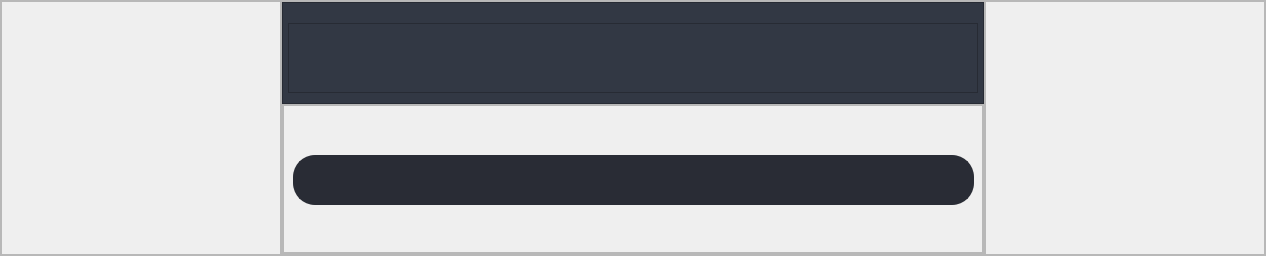
               <widget class="QWidget" name="conversation_page">
                <layout class="QVBoxLayout" name="verticalLayout_7">
                 <property name="spacing">
                  <number>0</number>
                 </property>
                 <property name="leftMargin">
                  <number>0</number>
                 </property>
                 <property name="topMargin">
                  <number>0</number>
                 </property>
                 <property name="rightMargin">
                  <number>0</number>
                 </property>
                 <property name="bottomMargin">
                  <number>0</number>
                 </property>
                 <item>
                  <widget class="QFrame" name="frame">
                   <property name="frameShape">
                    <enum>QFrame::StyledPanel</enum>
                   </property>
                   <property name="frameShadow">
                    <enum>QFrame::Raised</enum>
                   </property>
                   <layout class="QHBoxLayout" name="horizontalLayout_33">
                    <property name="spacing">
                     <number>0</number>
                    </property>
                    <property name="leftMargin">
                     <number>0</number>
                    </property>
                    <property name="topMargin">
                     <number>0</number>
                    </property>
                    <property name="rightMargin">
                     <number>0</number>
                    </property>
                    <property name="bottomMargin">
                     <number>0</number>
                    </property>
                    <item>
                     <widget class="QFrame" name="frame_46">
                      <property name="minimumSize">
                       <size>
                        <width>280</width>
                        <height>0</height>
                       </size>
                      </property>
                      <property name="maximumSize">
                       <size>
                        <width>400</width>
                        <height>16777215</height>
                       </size>
                      </property>
                      <property name="frameShape">
                       <enum>QFrame::StyledPanel</enum>
                      </property>
                      <property name="frameShadow">
                       <enum>QFrame::Raised</enum>
                      </property>
                     </widget>
                    </item>
                    <item>
                     <widget class="QFrame" name="frame_45">
                      <property name="minimumSize">
                       <size>
                        <width>700</width>
                        <height>0</height>
                       </size>
                      </property>
                      <property name="maximumSize">
                       <size>
                        <width>1100</width>
                        <height>16777215</height>
                       </size>
                      </property>
                      <property name="frameShape">
                       <enum>QFrame::StyledPanel</enum>
                      </property>
                      <property name="frameShadow">
                       <enum>QFrame::Raised</enum>
                      </property>
                      <layout class="QVBoxLayout" name="verticalLayout_18">
                       <property name="spacing">
                        <number>0</number>
                       </property>
                       <property name="leftMargin">
                        <number>0</number>
                       </property>
                       <property name="topMargin">
                        <number>0</number>
                       </property>
                       <property name="rightMargin">
                        <number>0</number>
                       </property>
                       <property name="bottomMargin">
                        <number>0</number>
                       </property>
                       <item>
                        <widget class="QFrame" name="frame_58">
                         <property name="maximumSize">
                          <size>
                           <width>16777215</width>
                           <height>16777215</height>
                          </size>
                         </property>
                         <property name="styleSheet">
                          <string notr="true">background-color: rgb(50, 56, 68);</string>
                         </property>
                         <property name="frameShape">
                          <enum>QFrame::StyledPanel</enum>
                         </property>
                         <property name="frameShadow">
                          <enum>QFrame::Raised</enum>
                         </property>
                         <layout class="QVBoxLayout" name="verticalLayout_19">
                          <property name="leftMargin">
                           <number>5</number>
                          </property>
                          <property name="topMargin">
                           <number>20</number>
                          </property>
                          <property name="rightMargin">
                           <number>5</number>
                          </property>
                          <property name="bottomMargin">
                           <number>10</number>
                          </property>
                          <item>
                           <widget class="QScrollArea" name="scrollArea">
                            <property name="widgetResizable">
                             <bool>true</bool>
                            </property>
                            <widget class="QWidget" name="scrollAreaWidgetContents">
                             <property name="geometry">
                              <rect>
                               <x>0</x>
                               <y>0</y>
                               <width>735</width>
                               <height>539</height>
                              </rect>
                             </property>
                            </widget>
                           </widget>
                          </item>
                         </layout>
                        </widget>
                       </item>
                       <item>
                        <widget class="QFrame" name="frame_2">
                         <property name="minimumSize">
                          <size>
                           <width>0</width>
                           <height>150</height>
                          </size>
                         </property>
                         <property name="maximumSize">
                          <size>
                           <width>16777215</width>
                           <height>150</height>
                          </size>
                         </property>
                         <property name="frameShape">
                          <enum>QFrame::StyledPanel</enum>
                         </property>
                         <property name="frameShadow">
                          <enum>QFrame::Raised</enum>
                         </property>
                         <layout class="QHBoxLayout" name="horizontalLayout_34">
                          <property name="spacing">
                           <number>0</number>
                          </property>
                          <property name="leftMargin">
                           <number>0</number>
                          </property>
                          <property name="topMargin">
                           <number>0</number>
                          </property>
                          <property name="rightMargin">
                           <number>0</number>
                          </property>
                          <property name="bottomMargin">
                           <number>0</number>
                          </property>
                          <item>
                           <widget class="QFrame" name="frame_59">
                            <property name="frameShape">
                             <enum>QFrame::StyledPanel</enum>
                            </property>
                            <property name="frameShadow">
                             <enum>QFrame::Raised</enum>
                            </property>
                           </widget>
                          </item>
                          <item>
                           <widget class="QFrame" name="frame_60">
                            <property name="minimumSize">
                             <size>
                              <width>700</width>
                              <height>0</height>
                             </size>
                            </property>
                            <property name="frameShape">
                             <enum>QFrame::StyledPanel</enum>
                            </property>
                            <property name="frameShadow">
                             <enum>QFrame::Raised</enum>
                            </property>
                            <widget class="StickyButton" name="addButton_2">
                             <property name="geometry">
                              <rect>
                               <x>10</x>
                               <y>50</y>
                               <width>51</width>
                               <height>45</height>
                              </rect>
                             </property>
                             <property name="minimumSize">
                              <size>
                               <width>0</width>
                               <height>45</height>
                              </size>
                             </property>
                             <property name="maximumSize">
                              <size>
                               <width>160</width>
                               <height>16777215</height>
                              </size>
                             </property>
                             <property name="font">
                              <font>
                               <family>Noto Sans Medium</family>
                               <pointsize>10</pointsize>
                              </font>
                             </property>
                             <property name="cursor">
                              <cursorShape>PointingHandCursor</cursorShape>
                             </property>
                             <property name="styleSheet">
                              <string notr="true">QPushButton{
	background:none;
	border:none;
	color:rgba(255, 255, 255, 180);
	border-radius: 21px ;
	margin-top:3px;
}
QPushButton:hover{
	background-color: rgb(45, 48, 58);
}</string>
                             </property>
                             <property name="text">
                              <string/>
                             </property>
                             <property name="icon">
                              <iconset>
                               <normaloff>Reqs/add_icon.png</normaloff>Reqs/add_icon.png</iconset>
                             </property>
                             <property name="iconSize">
                              <size>
                               <width>22</width>
                               <height>22</height>
                              </size>
                             </property>
                            </widget>
                            <widget class="AutoGrowTextEdit" name="textEdit_2">
                             <property name="enabled">
                              <bool>true</bool>
                             </property>
                             <property name="geometry">
                              <rect>
                               <x>10</x>
                               <y>50</y>
                               <width>681</width>
                               <height>50</height>
                              </rect>
                             </property>
                             <property name="sizePolicy">
                              <sizepolicy hsizetype="Expanding" vsizetype="Expanding">
                               <horstretch>0</horstretch>
                               <verstretch>0</verstretch>
                              </sizepolicy>
                             </property>
                             <property name="minimumSize">
                              <size>
                               <width>0</width>
                               <height>50</height>
                              </size>
                             </property>
                             <property name="maximumSize">
                              <size>
                               <width>16777215</width>
                               <height>50</height>
                              </size>
                             </property>
                             <property name="sizeIncrement">
                              <size>
                               <width>0</width>
                               <height>0</height>
                              </size>
                             </property>
                             <property name="baseSize">
                              <size>
                               <width>0</width>
                               <height>0</height>
                              </size>
                             </property>
                             <property name="font">
                              <font>
                               <family>Roboto</family>
                               <pointsize>10</pointsize>
                              </font>
                             </property>
                             <property name="styleSheet">
                              <string notr="true">QTextEdit{
 	border:2px solid rgb(41, 44, 53);
    border-radius:22px;
	background-color: rgb(41, 44, 53);
    color:rgba(255, 	255, 255, 210);
    padding-left:20px;
	padding-top:10px;
	padding-right:15px;
	padding-bottom:45px;
}

QTextEdit:hover{
	border:2px solid rgb(220, 0, 220);
}

QTextEdit:focus{
	border:2px solid rgb(85,170,255);
}</string>
                             </property>
                             <property name="frameShape">
                              <enum>QFrame::StyledPanel</enum>
                             </property>
                             <property name="frameShadow">
                              <enum>QFrame::Plain</enum>
                             </property>
                             <property name="sizeAdjustPolicy">
                              <enum>QAbstractScrollArea::AdjustToContents</enum>
                             </property>
                             <property name="html">
                              <string>&lt;!DOCTYPE HTML PUBLIC &quot;-//W3C//DTD HTML 4.0//EN&quot; &quot;http://www.w3.org/TR/REC-html40/strict.dtd&quot;&gt;
&lt;html&gt;&lt;head&gt;&lt;meta name=&quot;qrichtext&quot; content=&quot;1&quot; /&gt;&lt;style type=&quot;text/css&quot;&gt;
p, li { white-space: pre-wrap; }
&lt;/style&gt;&lt;/head&gt;&lt;body style=&quot; font-family:'Roboto'; font-size:10pt; font-weight:400; font-style:normal;&quot;&gt;
&lt;p style=&quot;-qt-paragraph-type:empty; margin-top:0px; margin-bottom:0px; margin-left:0px; margin-right:0px; -qt-block-indent:0; text-indent:0px; font-family:'MS Shell Dlg 2'; font-size:7.8pt;&quot;&gt;&lt;br /&gt;&lt;/p&gt;&lt;/body&gt;&lt;/html&gt;</string>
                             </property>
                             <property name="placeholderText">
                              <string>Ask Anything</string>
                             </property>
                            </widget>
                            <widget class="StickyButton" name="searchButton_2">
                             <property name="geometry">
                              <rect>
                               <x>640</x>
                               <y>50</y>
                               <width>45</width>
                               <height>45</height>
                              </rect>
                             </property>
                             <property name="sizePolicy">
                              <sizepolicy hsizetype="Fixed" vsizetype="Fixed">
                               <horstretch>0</horstretch>
                               <verstretch>0</verstretch>
                              </sizepolicy>
                             </property>
                             <property name="minimumSize">
                              <size>
                               <width>45</width>
                               <height>45</height>
                              </size>
                             </property>
                             <property name="maximumSize">
                              <size>
                               <width>45</width>
                               <height>45</height>
                              </size>
                             </property>
                             <property name="font">
                              <font>
                               <family>Noto Sans Medium</family>
                               <pointsize>10</pointsize>
                              </font>
                             </property>
                             <property name="cursor">
                              <cursorShape>PointingHandCursor</cursorShape>
                             </property>
                             <property name="styleSheet">
                              <string notr="true">QPushButton{
	background:none;
	border:none;
	color:rgba(255, 255, 255, 180);
	background-color: rgb(41, 44, 53);
	border-radius: 21px ;
	margin-top:3px;
}
QPushButton:hover{
	background-color: rgb(45, 48, 58);
}</string>
                             </property>
                             <property name="text">
                              <string/>
                             </property>
                             <property name="icon">
                              <iconset>
                               <normaloff>Reqs/search.png</normaloff>Reqs/search.png</iconset>
                             </property>
                             <property name="iconSize">
                              <size>
                               <width>27</width>
                               <height>27</height>
                              </size>
                             </property>
                            </widget>
                            <zorder>textEdit_2</zorder>
                            <zorder>addButton_2</zorder>
                            <zorder>searchButton_2</zorder>
                           </widget>
                          </item>
                          <item>
                           <widget class="QFrame" name="frame_61">
                            <property name="frameShape">
                             <enum>QFrame::StyledPanel</enum>
                            </property>
                            <property name="frameShadow">
                             <enum>QFrame::Raised</enum>
                            </property>
                           </widget>
                          </item>
                         </layout>
                        </widget>
                       </item>
                      </layout>
                     </widget>
                    </item>
                    <item>
                     <widget class="QFrame" name="frame_47">
                      <property name="minimumSize">
                       <size>
                        <width>280</width>
                        <height>0</height>
                       </size>
                      </property>
                      <property name="maximumSize">
                       <size>
                        <width>400</width>
                        <height>16777215</height>
                       </size>
                      </property>
                      <property name="frameShape">
                       <enum>QFrame::StyledPanel</enum>
                      </property>
                      <property name="frameShadow">
                       <enum>QFrame::Raised</enum>
                      </property>
                     </widget>
                    </item>
                   </layout>
                  </widget>
                 </item>
                </layout>
               </widget>
